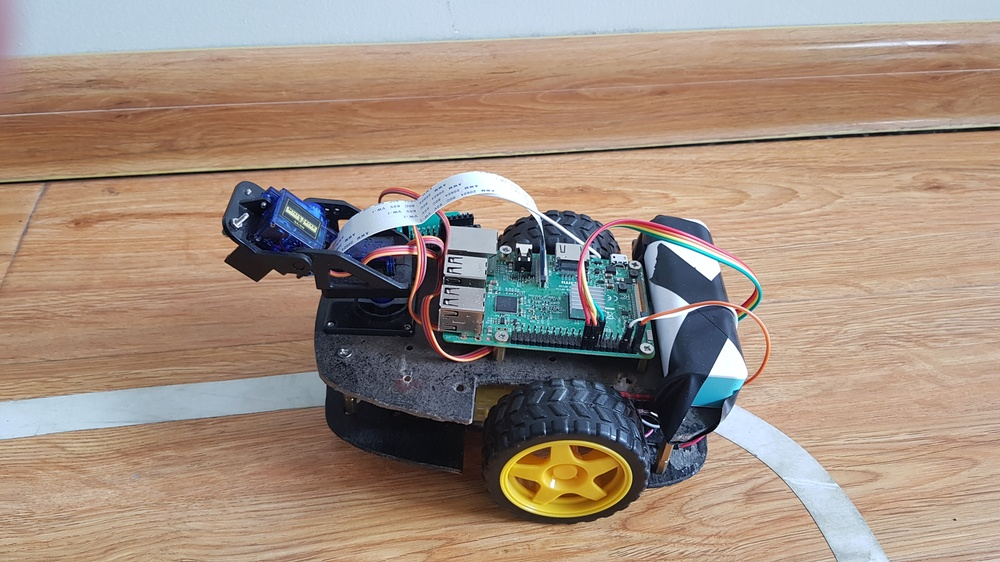
#> input picture 20190510_110757.jpg, 1000 x 562 px, shrunk from 4032 x 2268 before the run
$ python -i line_detection.py   (imports and definitions only)
#> lines starting #> are read from the running program, lines starting #| are printed output that depends on the picture; after the words box and inside, x2 and y2 are one past the last pixel; in counts of white or black regions, pixels touching at a corner belong together
### operations.py
import cv2
import numpy as np
from math import atan,pi
element=cv2.getStructuringElement(cv2.MORPH_CROSS,(5,5))
def skeleton(img):
    done=False
    skel=np.zeros_like(img)
    while(not done):
        eroded=cv2.erode(img,element)
        tmp=cv2.dilate(eroded,element)
        tmp=cv2.subtract(img,tmp)
        skel=cv2.bitwise_or(skel,tmp)
        img=eroded.copy()

        if cv2.countNonZero(img)==0:
            done=True
    return skel
def findlength(a):
    length=np.sqrt(np.square(a[:,:,0]-a[:,:,2])+np.square(a[:,:,1]-a[:,:,3]))
    return length
def findangle(x1,y1,x2,y2,e=1e-6):
    return atan((x1-x2)/((y1-y2)+e))
b=np.zeros(5)
def median(a):
    b[4]=b[3]
    b[3]=b[2]
    b[2]=b[1]
    b[1]=b[0]
    b[0]=a
    #print(b)
    return b[np.argsort(b)[2]]


### line_detection.py
from picamera.array import PiRGBArray
from picamera import PiCamera
import cv2
import numpy as np
from operations import skeleton,findlength,findangle,median
from matplotlib import pyplot as plt

j=0
mean_angle=0
bias=0
def setup_camera(resolution_a,resolution_b,frame_rate):
    camera=PiCamera()
    camera.resolution=(resolution_a,resolution_b)
    camera.framerate=frame_rate

    rawCapture=PiRGBArray(camera,size=(resolutio_a,resolution_b))
def line_detect(img):
    angle=0
    bias=0
    img_temp=np.copy(img)
    image_line=np.copy(img)
    gray=cv2.cvtColor(image_line,cv2.COLOR_RGB2GRAY)
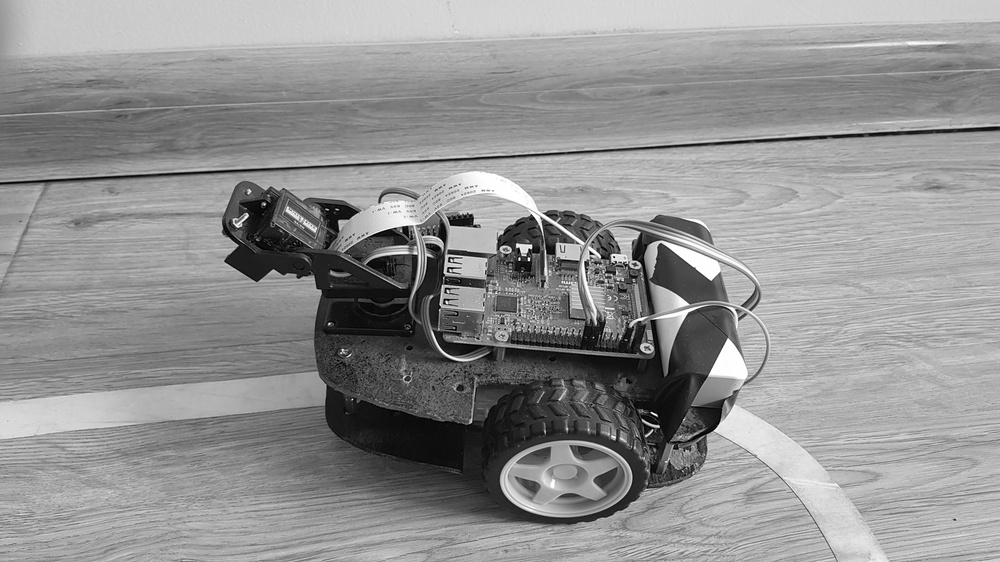
#> gray: shape (562, 1000); min 0, max 255, mean 145.5
    a,img_bw=cv2.threshold(gray,0,255,cv2.THRESH_OTSU)
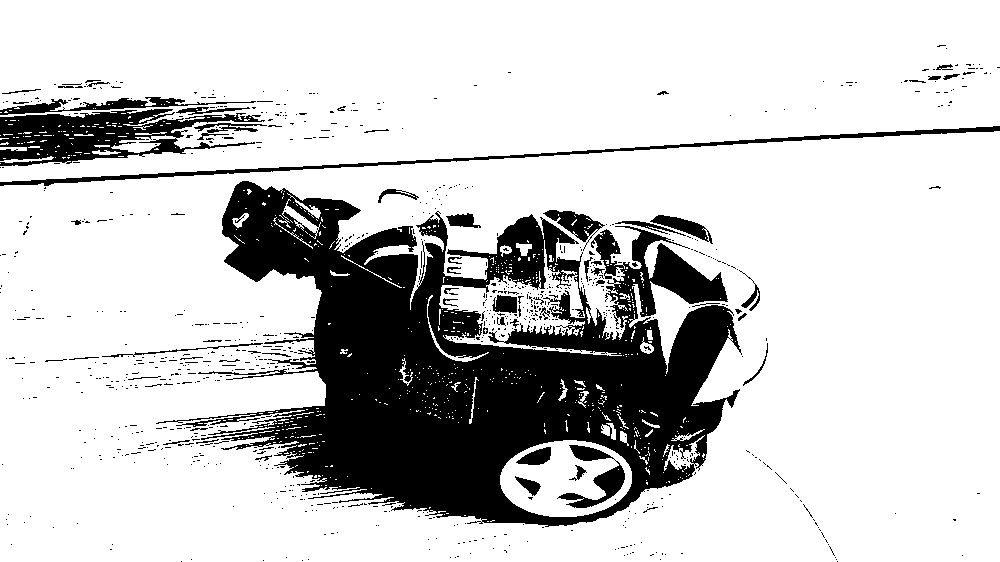
#> img_bw: shape (562, 1000); 79.5% white; 886 black regions (823 under 20 px), largest, box (x1, y1, x2, y2) and area: (156, 181, 742, 527) 93158, (0, 109, 265, 166) 7387, (0, 126, 1000, 186) 3634
#> a = 114
    img_bw=img_bw
    #print('thresh:',a)
    #img_skel=img_bw
    img_skel=skeleton(img_bw)
#> the loop in skeleton, `while(not done):` made 96 passes
#> pass 1, in skeleton, `eroded=cv2.erode(img,element)`:
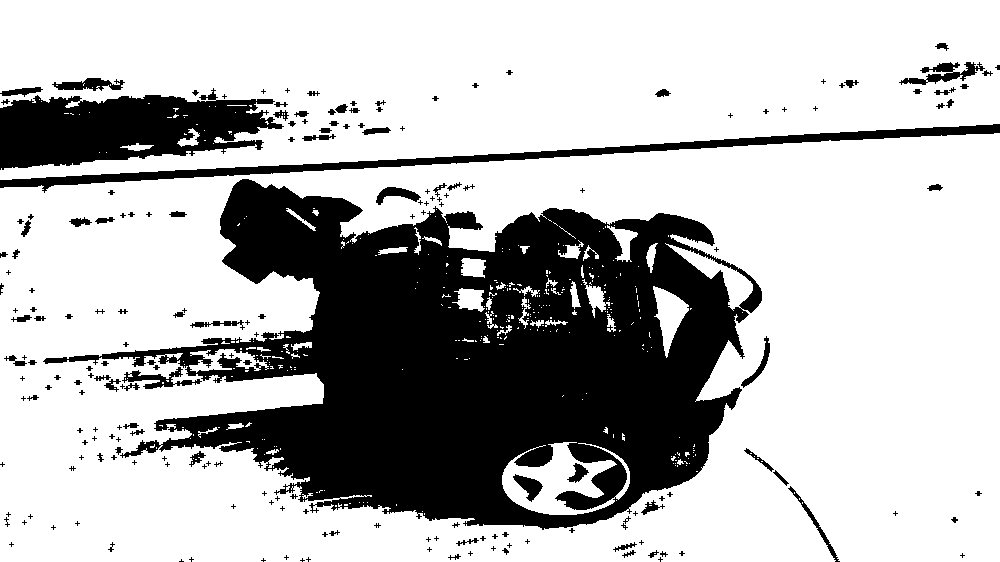
#> eroded: shape (562, 1000); 71.9% white; 202 black regions (119 under 20 px), largest, box (x1, y1, x2, y2) and area: (43, 179, 762, 530) 126630, (0, 88, 284, 170) 14817, (0, 124, 1000, 193) 7652
#> pass 1, in skeleton, `tmp=cv2.dilate(eroded,element)`:
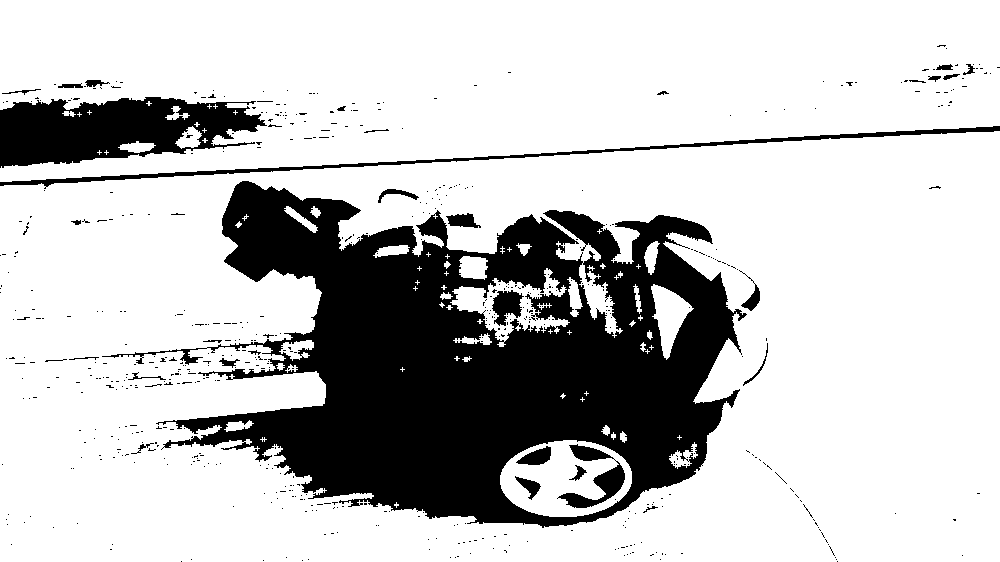
#> tmp: shape (562, 1000); 77% white; 598 black regions (566 under 20 px), largest, box (x1, y1, x2, y2) and area: (102, 181, 747, 528) 107034, (0, 97, 267, 168) 12280, (0, 126, 1000, 189) 3641
#> pass 1, in skeleton, `tmp=cv2.subtract(img,tmp)`:
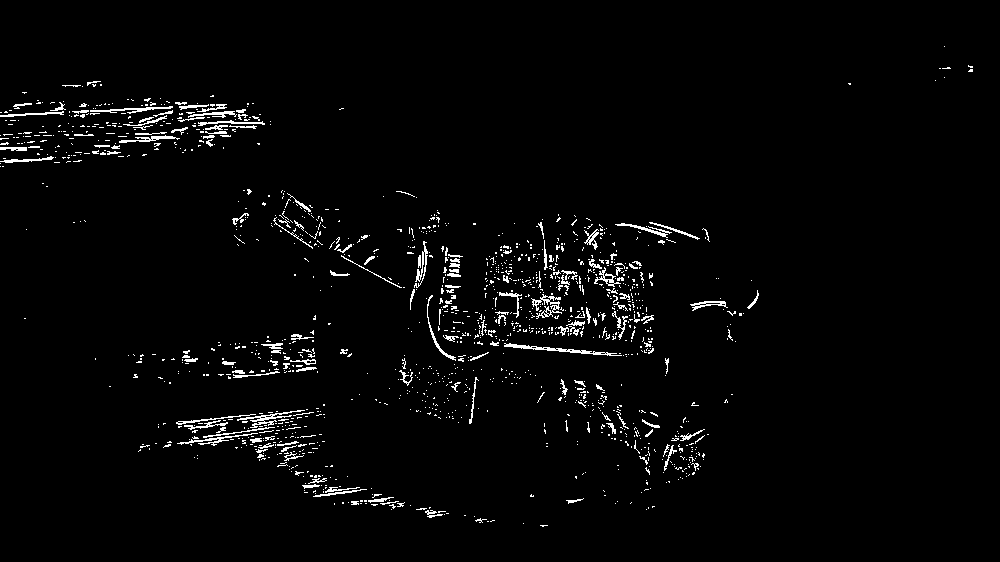
#> tmp: shape (562, 1000); 2.5% white in thin lines or dots, all inside (x1, y1, x2, y2) = (0, 46, 973, 527)
#> after the loop in skeleton, `while(not done):`: eroded: shape (562, 1000); every value is 0
#> after the loop in skeleton, `while(not done):`:
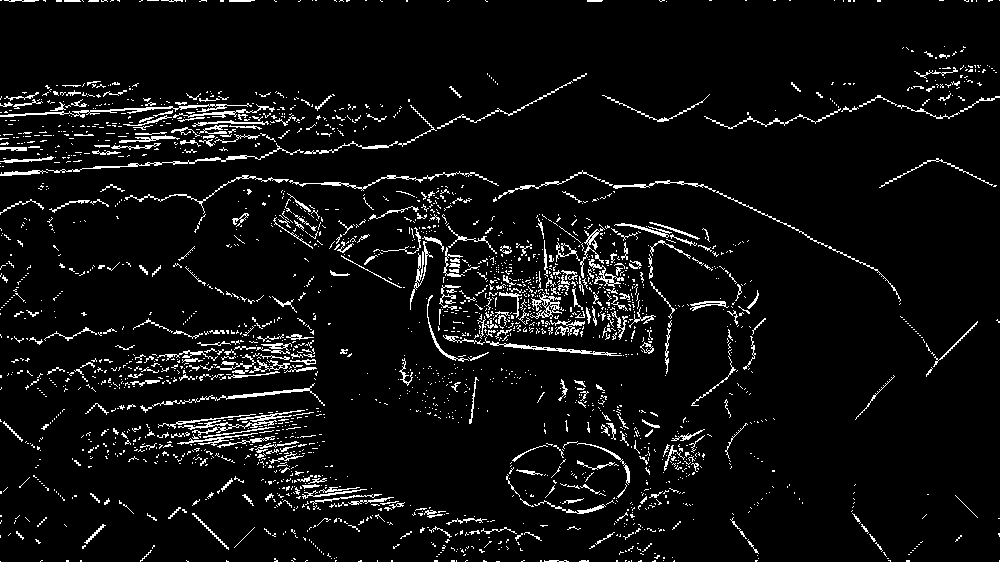
#> skel: shape (562, 1000); 5.7% white in thin lines or dots
    lines=cv2.HoughLinesP(img_skel,1,np.pi/180,40,minLineLength=10,maxLineGap=3)
#> lines = 698 rows, first 6: [93, 167, 116, 166], [0, 0, 38, 0], [22, 174, 47, 172], [179, 106, 226, 104], [165, 135, 177, 139], [593, 314, 612, 319]
    if(lines is not None):
        lines_all=np.copy(lines)
#> lines_all has the same summary as lines
        if(lines.shape[0]>8):
       	     b=8
        else:
            b=lines.shape[0]
        points=np.zeros([b,4])
        length=findlength(lines_all)
#> in findlength, `length=np.sqrt(np.square(a[:,:,0]-a[:,:,2])+np.square(a[:,:,1]-a[:,:,3..`: length = 698 values, max 189.2 at index 234, min 10 at index 16, mean 18.85
        w=np.transpose(length)
        max_index=np.argsort(w)[0,-b:]
#> max_index = [581, 363, 15, 194, 421, 35, 19, 234]
        coordinates=lines_all[0]
#> coordinates = [[93, 167, 116, 166]]
        for i in max_index:
            temp=lines_all[i]
            x1,y1,x2,y2=temp[0,:]
            cv2.line(img_temp,(x1,y1),(x2,y2),(0,0,255),2)
            x1_sp,y1_sp,x2_sp,y2_sp=coordinates[0,:]
            if(max(y1_sp,y2_sp)<max(y1,y2)):
                coordinates=lines_all[i]
#> this loop made 8 passes
#> (i, x1, y1, x2, y2, x1_sp, y1_sp, x2_sp) on passes 1 to 8: (581, 929, 370, 977, 322, 93, 167, 116), (363, 490, 343, 561, 348, 929, 370, 977), (15, 228, 397, 309, 389, 929, 370, 977), (194, 189, 439, 274, 427, 228, 397, 309), (421, 509, 115, 586, 74, 189, 439, 274), (35, 179, 443, 283, 429, 189, 439, 274), (19, 504, 345, 626, 356, 179, 443, 283), (234, 707, 187, 877, 270, 179, 443, 283)
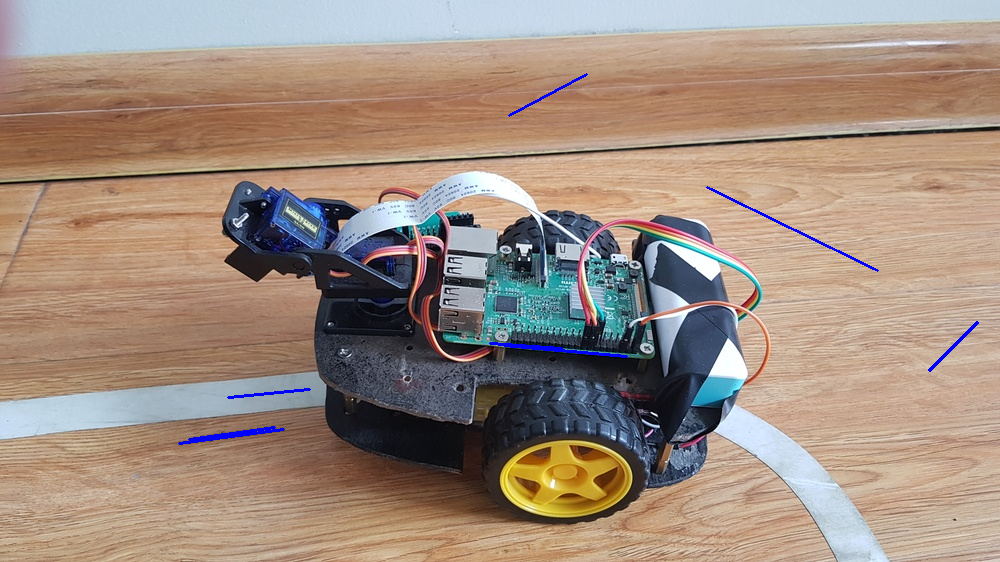
#> img_temp: shape (562, 1000, 3); mean R, G, B 160, 140.9, 127.5
        # [6 lines of commented-out code are left out]
        cv2.line(img, (x1_sp, y1_sp), (x2_sp, y2_sp), (255,255 , 0), 2)
        c=findangle(x1=x1_sp,y1=y1_sp,x2=x2_sp,y2=y2_sp)
#> c = -1.44

        angle+=c
#> angle = -1.44
        #print('angle:',angle)
        mean_angle=angle
#> mean_angle = -1.44
        angle=median(mean_angle)
#> angle = 0
        #print('mean_angle:',mean_angle)
        #print('mean:',angle)
        bias=(x1_sp+x2_sp)/2
#> bias = 231
        print(bias)
#| 231.0
#    plt.scatter(j,angle)
#    j=j+1
    cv2	.imshow('Skel',img_skel)
    cv2.imshow('img',img)
    cv2.imshow('bw',img_bw)
    cv2.imshow('temp',img_temp)
    cv2.imshow('gray',gray)

    return angle,bias

>>> import cv2
>>> picture = cv2.cvtColor(cv2.imread('20190510_110757.jpg'), cv2.COLOR_BGR2RGB)
>>> result = line_detect(picture)
#> result = (0, 231)
